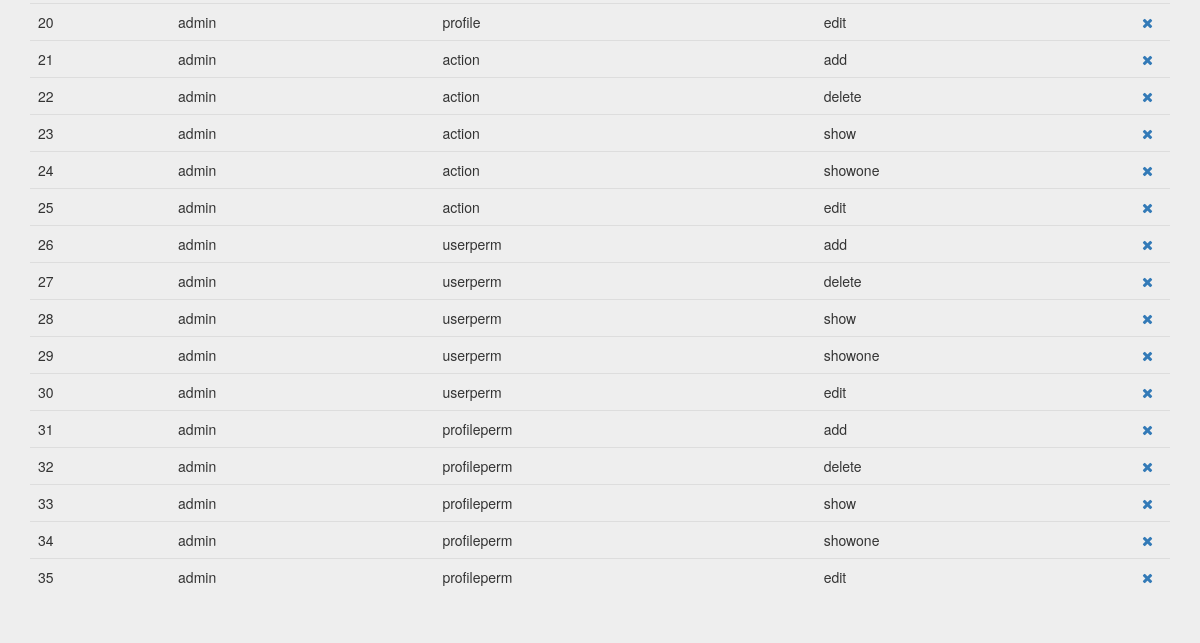
/index.php?controller=profileperm&action=show (signed in, lower part), run on an earlier commit of the app's database.
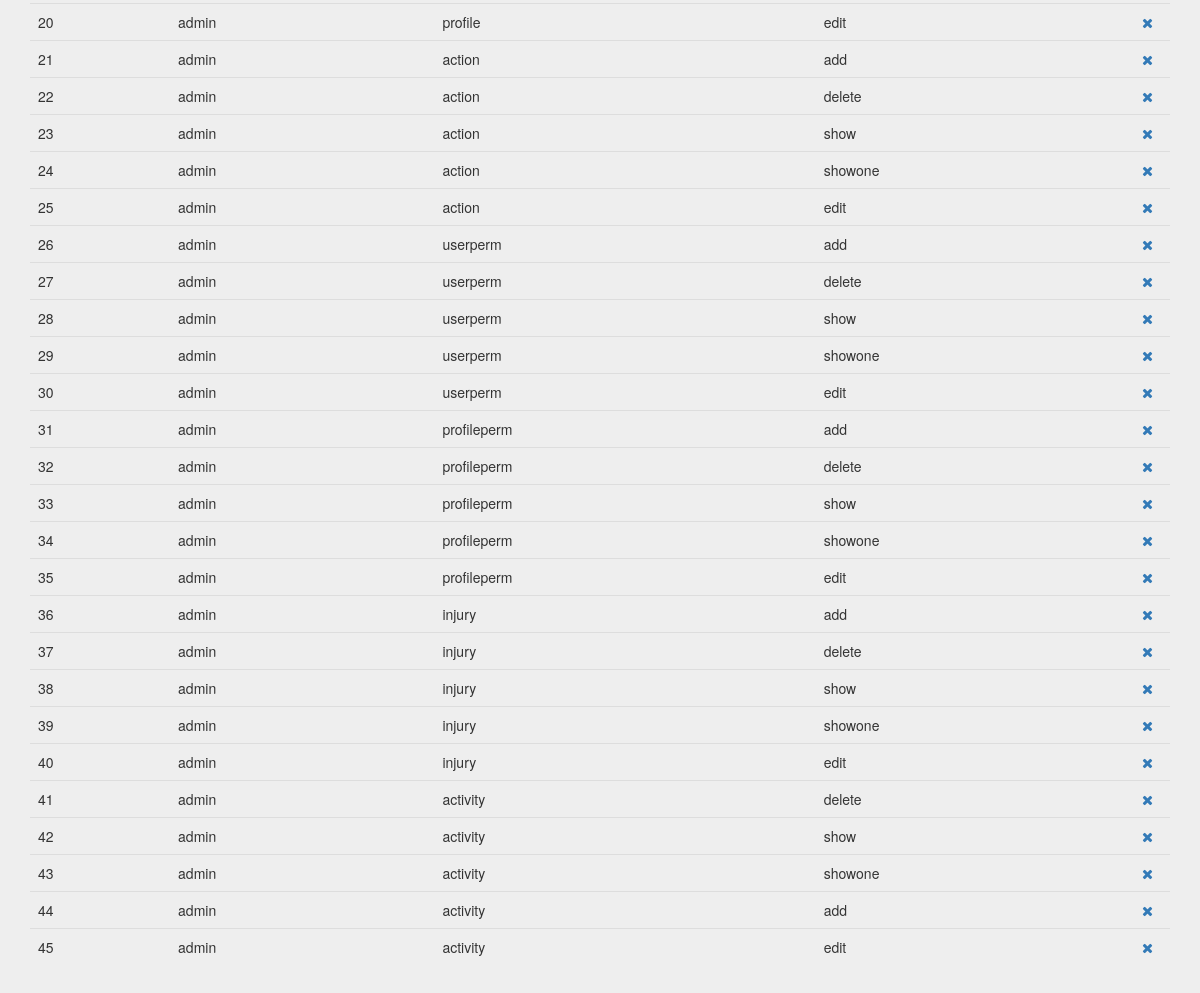
And on a later commit of the database.
### tables this page shows
create table `profile_perms` (
`id` int(11) not null,
  `profile` int(11) not null,
  `permission` int(11) not null
);

create table `profile` (
`id` int(11) not null,
  `profilename` varchar(25) not null
);

create table `permission` (
`id` int(11) not null,
  `controller` varchar(25) not null,
  `action` varchar(25) not null
);

### core/ViewManager.php (called while the page is built, shortened)
<?php
class ViewManager {
    private $fragmentContents = array();
    private $variables = array();
    private $currentFragment = self::DEFAULT_FRAGMENT;
    private $layout = "default";
    private function saveCurrentFragment() {
        $this->fragmentContents[$this->currentFragment].=ob_get_contents();
    }
    public function moveToFragment($name) {
        $this->currentFragment = $name;
    }
    public function getFragment($fragment, $default="") {
        if (!isset($this->fragmentContents[$fragment])) {
            return $default;
        }
        return $this->fragmentContents[$fragment];
    }
    public function setVariable($varname, $value, $flash=false) {
        $this->variables[$varname] = $value;
    }
    public function getVariable($varname, $default=NULL) {
        if (!isset($this->variables[$varname])) {
            return $default;
        }
        return $this->variables[$varname];
    }
    public function setLayout($layout) {
        $this->layout = $layout;
    }
    public function render($controller, $viewname) {
        include(__DIR__."/../Views/$controller/$viewname.php");
        $this->renderLayout();
    }
    private function renderLayout() {
        include(__DIR__."/../Views/layouts/".$this->layout.".php");
    }
    private static $viewmanager_singleton = NULL;
    public static function getInstance() {
        if (self::$viewmanager_singleton == null) {
            self::$viewmanager_singleton = new ViewManager();
        }
        return self::$viewmanager_singleton;
    }
}

### Controllers/PROFILEPERM_Controller.php (called while the page is built, shortened)
<?php
require_once(__DIR__."/../core/ViewManager.php");
require_once(__DIR__."/../Models/ProfilePerm.php");
require_once(__DIR__."/../Models/PROFILEPERM_Model.php");
class PROFILEPERM_Controller extends BaseController {
    private $profileMapper;
    private $permissionMapper;
    private $profilePermMapper;
    public function __construct() {
        $this->profileMapper = new PROFILE_Model();
        $this->permissionMapper = new PERMISSION_Model();
        $this->profilePermMapper = new PROFILEPERM_Model();
        $this->view->setLayout("default");
    }
    public function show(){
        $profiles = $this->profileMapper->fetch_all();
        $permissions = $this->permissionMapper->fetch_all();
        if (isset($_GET["orderby"])) {
            $profileperms = $this->profilePermMapper->fetch_all($_GET["orderby"]);
        } else {
            $profileperms = $this->profilePermMapper->fetch_all();
        }
        $this->view->setVariable("profiles", $profiles);
        $this->view->setVariable("permissions", $permissions);
        $this->view->setVariable("profileperms", $profileperms);
        $this->view->render("profileperm", "PROFILEPERM_SHOW_Vista");
    }
}

### index.php (called while the page is built, shortened)
<?php
function run() {
    try{
        $controller = loadController($_GET["controller"]);
        $actionName = $_GET["action"];
        $controller->$actionName();
    } catch(Exception $ex) {
        die($ex->getMessage());
  }
}
function loadController($controllerName) {
    return new $controllerClassName();
}
run();
?>

### Models/ProfilePerm.php (called while the page is built, shortened)
<?php
class ProfilePerm {
    private $id;
    private $profilename;
    private $controller;
    private $action;
    public function __construct($id=NULL, $profile=NULL, $permission=NULL, $profilename=NULL, $controller=NULL, $action=NULL) {
        $this->id = $id;
        $this->profilename = $profilename;
        $this->controller = $controller;
        $this->action = $action;
    }
    public function getID() {
        return $this->id;
    }
    public function getProfileName() {
        return $this->profilename;
    }
    public function getController() {
        return $this->controller;
    }
    public function getAction() {
        return $this->action;
    }
}

### Models/PROFILEPERM_Model.php (called while the page is built, shortened)
<?php
require_once(__DIR__."/../core/PDOConnection.php");
class PROFILEPERM_Model {
    private $db;
    public function __construct() {
        $this->db = PDOConnection::getInstance();
    }
    public function fetch_all($orderby = "profilename") {
        $join = "SELECT profile_perms.id as id, profile.profilename as profilename, permission.controller as controller, permission.action as action FROM profile_perms, profile, permission WHERE profile_perms.profile = profile.id AND profile_perms.permission = permission.id ORDER BY ".htmlspecialchars($orderby);
        $sql = $this->db->prepare($join);
        $sql->execute();
        $profileperms_db = $sql->fetchAll(PDO::FETCH_ASSOC);
        $profileperms = array();
        foreach ($profileperms_db as $profileperm) {
            array_push($profileperms, new ProfilePerm($profileperm["id"], NULL, NULL, $profileperm["profilename"], $profileperm["controller"], $profileperm["action"]));
        }
        return $profileperms;
    }
}

### core/PDOConnection.php (called while the page is built)
<?php
class PDOConnection {
    private static $dbhost = "127.0.0.1";
    private static $dbname = "moovett";
    private static $dbuser = "moovett";
    private static $dbpass = "moovett";
    private static $db_singleton = null;
    public static function getInstance() {
        if (self::$db_singleton == null) {
            self::$db_singleton = new PDO(
                "mysql:host=".self::$dbhost.";dbname=".self::$dbname.";charset=utf8",
                self::$dbuser,
                self::$dbpass,
                array(
                    PDO::ATTR_EMULATE_PREPARES => false,
                    PDO::ATTR_ERRMODE => PDO::ERRMODE_EXCEPTION
                )
            );
        }
        return self::$db_singleton;
    }
}
?>

### Views/profileperm/PROFILEPERM_SHOW_Vista.php (the view, shortened to what this page needs)
<?php
require_once(__DIR__."/../../core/ViewManager.php");
$view = ViewManager::getInstance();
$view->setVariable("title", "Manage Permissions");
$profileperms = $view->getVariable("profileperms");
?>
<div class="jumbotron">
    <div class="container">
        </div>
        <div ="top-buffer">
        <table class="table">
              <tbody>
        	  <?php foreach($profileperms as $profileperm){ ?>
                  <tr>
        	      <td><?php echo $profileperm->getID(); ?></td>
                  <td><?php echo $profileperm->getProfileName(); ?></td>
                  <td><?php echo $profileperm->getController(); ?></td>
                  <td><?php echo $profileperm->getAction(); ?></td>
                  <td>
                      <a href="index.php?controller=profileperm&action=delete&amp;id=<?php echo $profileperm->getID();  ?>" role="button" data-toggle="modal"><i class="fa fa-times" aria-hidden="true"></i></a>
                  </td>
                </tr>
        	<?php } ?>
              </tbody>
        </table>
      </div>
    </div>

### Views/layouts/default.php (shortened to what this page needs)
<?php
require_once(__DIR__."/../../core/ViewManager.php");
$view = ViewManager::getInstance();
?><!DOCTYPE html>
<html>
    <head>
	<link rel="stylesheet" href="css/bootstrap.min.css" type="text/css">
  <link rel="stylesheet" href="css/bootstrap-datepicker3.min.css" type="text/css">
  <link rel="stylesheet" href="css/bootstrap-multiselect.css" type="text/css"/>
  <link rel="stylesheet" href="font-awesome/css/font-awesome.min.css" type="text/css">
	<link rel="stylesheet" href="css/style.css" type="text/css">
    </head>
    <body>
	<main>
	    <?= $view->getFragment(ViewManager::DEFAULT_FRAGMENT) ?>
	</main>
    </body>
</html>

### css/style.css (style rules this page uses)
body { padding-top: 50px; padding-bottom: 20px; }

What changed in the data, as far as the page shows it:
added profile_perms: id "36", profile.profilename "admin", permission.controller "injury", permission.action "add"
added profile_perms: id "37", profile.profilename "admin", permission.controller "injury", permission.action "delete"
added profile_perms: id "38", profile.profilename "admin", permission.controller "injury", permission.action "show"
added profile_perms: id "39", profile.profilename "admin", permission.controller "injury", permission.action "showone"
added profile_perms: id "40", profile.profilename "admin", permission.controller "injury", permission.action "edit"
added profile_perms: id "41", profile.profilename "admin", permission.controller "activity", permission.action "delete"
added profile_perms: id "42", profile.profilename "admin", permission.controller "activity", permission.action "show"
added profile_perms: id "43", profile.profilename "admin", permission.controller "activity", permission.action "showone"
added profile_perms: id "44", profile.profilename "admin", permission.controller "activity", permission.action "add"
added profile_perms: id "45", profile.profilename "admin", permission.controller "activity", permission.action "edit"
